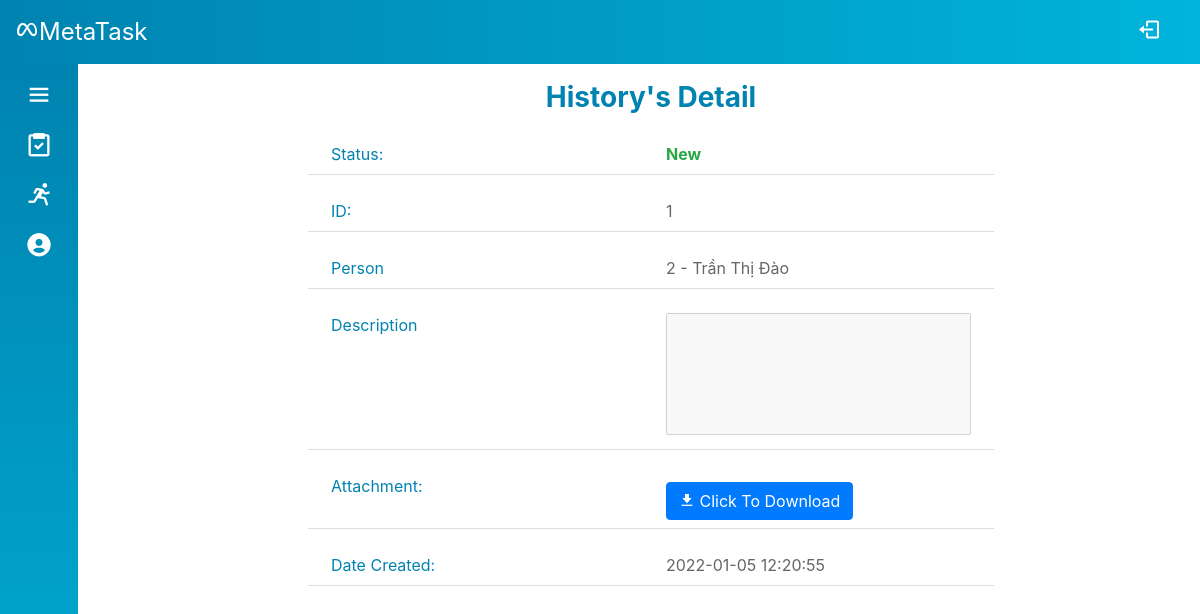
Screenshot of /Source/mvc/index.php?controller=task&action=viewHistory&id=1 (signed in) with the database file from the repository.
### tables this page shows
CREATE TABLE `task_record` (
  `id` int(6) UNSIGNED NOT NULL,
  `task_id` int(6) UNSIGNED NOT NULL,
  `person_id` int(6) UNSIGNED NOT NULL,
  `status` varchar(30) NOT NULL DEFAULT 'New',
  `note` varchar(200) DEFAULT NULL,
  `file_name` varchar(100) DEFAULT NULL,
  `file` varchar(200) DEFAULT NULL,
  `date` timestamp NOT NULL DEFAULT current_timestamp() ON UPDATE current_timestamp()
);

CREATE TABLE `account_info` (
  `id` int(6) UNSIGNED NOT NULL,
  `firstname` varchar(30) NOT NULL,
  `lastname` varchar(30) NOT NULL,
  `email` varchar(50) DEFAULT NULL,
  `phone` varchar(30) DEFAULT NULL,
  `avatar` varchar(200) DEFAULT NULL,
  `department` int(6) UNSIGNED NOT NULL
);

### Source/mvc/controllers/base_controller.php (called while the page is built, shortened)
<?php
    class BaseController {
        protected $name;
        public function render($view, $data = array()) {
            extract($data);
            require_once('views/' .$this->name . '/' . $view . '.php');
            require_once('views/layout/template.php');
        }
    }
?>

### Source/mvc/controllers/task_controller.php (called while the page is built, shortened)
<?php
require_once('models/Task.php');
require_once('models/User.php');
require_once('base_controller.php');
class TaskController extends BaseController
{
    public function viewHistory()
    {
        $id = filter_input(INPUT_GET, 'id', FILTER_SANITIZE_STRING);
        $history = Task::getHistory($id);
        $this->render('viewHistory', array('history' => $history));
    }
}

### Source/mvc/route.php (called while the page is built, shortened)
<?php
$obj = new $className();
$obj->$action();

### Source/mvc/index.php (called while the page is built, shortened)
<?php
require_once('route.php');

### Source/mvc/models/Task.php (called while the page is built, shortened)
<?php
class TaskRecord
{
    public function __construct(
        $id,
        $task_id,
        $person_id,
        $status,
        $note,
        $file_name,
        $file,
        $date
    ) {
        $this->id = $id;
        $this->person_id = $person_id;
        $this->status = $status;
        $this->file_name = $file_name;
        $this->file = $file;
        $this->date = $date;
    }
    public static function get($id)
    {
        $sql = "SELECT * FROM task_record WHERE id = :id";
        $conn = DB::getConnection();
        $stm = $conn->prepare($sql);
        $stm->execute(array('id' => $id));
        if ($item = $stm->fetch()) {
            return new TaskRecord($item['id'], $item['task_id'], $item['person_id'], $item['status'], $item['note'], $item['file_name'], $item['file'], $item['date']);
        }
        return null;
    }
}
class Task
{
    public static function getHistory($taskID)
    {
        return TaskRecord::get($taskID);
    }
}

### Source/mvc/models/User.php (called while the page is built, shortened)
<?php
class User
{
    public static function getFullName($id)
    {
        $sql = "select firstname, lastname from account_info where id = :id";
        $conn = DB::getConnection();
        $stm = $conn->prepare($sql);
        $stm->execute(array('id' => $id));
        if ($item = $stm->fetch()) {
            return $item['lastname'] . ' ' . $item['firstname'];
        }
        return null;
    }
}

### Source/mvc/views/task/viewHistory.php (the view, shortened to what this page needs)
<?php
$s = $data['history'];
$href = "";
$download = "";
$title = "title='NO FILE!'";
$disabled = "disabled";
if ($s->file) {
    if (!empty($s->file)) {
        $file = $s->file;
        $file_name = $s->file_name;
        $href = "href='$file'";
        $download = "download='$file_name'";
        $title = "title='$file_name'";
        $disabled = "";
    }
}
?>
<div class="container-fluid">
    <div class="row">
        <div class="col-12 col-md-8 offset-md-2">
            <div class="profile-info">
                <div class="info-header">History's Detail</div>
                <div class="info-body">
                    <ul class="info-list">
                        <li class="row">
                            <div class="col-12 col-md-6 info-label">Status:</div>
                            <div class="col-12 col-md-6 info-content text-success font-weight-bold" id="task-viewManager-status">
                                <?= $s->status ?>
                            </div>
                        </li>
                        <li class="row">
                            <div class="col-12 col-md-6 info-label">
                                ID:
                            </div>
                            <div class="col-12 col-md-6 info-content" id="task-id">
                                <?= $s->id ?>
                            </div>
                        </li>
                        <li class="row">
                            <div class="col-12 col-md-6 info-label">Person</div>
                            <div class="col-12 col-md-6 info-content" id="task-person-id">
                                <?= $s->person_id ?> - <?= User::getFullName($s->person_id) ?>
                            </div>
                        </li>
                        <li class="row">
                            <div class="col-12 col-md-6 info-label">Description</div>
                            <div class="col-12 col-md-6 info-content">
                                <textarea class="info-content w-100" style="resize: none" rows="5" disabled><?= $s->note  ?></textarea>
                        </li>
                        <li class="row">
                            <div class="col-12 col-md-6 info-label">Attachment:</div>
                            <div class="col-12 col-md-6 info-content">
                                <a <?= $href ?> <?= $download ?> <?= $title ?>>
                                    <button type="button" class="btn btn-primary mt-2" <?= $disabled ?>>
                                        <i class='bx bxs-download'></i> Click To Download
                                    </button>
                                </a>
                            </div>
                        </li>
                        <li class="row">
                            <div class="col-12 col-md-6 info-label">Date Created:</div>
                            <div class="col-12 col-md-6 info-content">
                                <?= $s->date ?>
                            </div>
                        </li>
                    </ul>
                </div>
            </div>
        </div>
    </div>
</div>

### Source/mvc/style.css (style rules this page uses)
* { padding: 0; margin: 0; box-sizing: border-box; list-style-type: none; }
body { position: relative; min-height: 100vh; width: 100%; }
.profile-info, .profile-img { height: 360px; }
.modal .modal-header .modal-title, .profile-info .info-header { text-align: center; font-size: 28px; font-weight: 700; color: #0083b0; }
.profile-info .info-list li { margin: 16px; padding: 8px; border-bottom: 1px solid #ddd; }
.profile-info .info-list .info-label { color: #0083b0; }
.profile-info .info-list .info-content { color: #666; }

### rows the page displays
task_record: status "New", id "1", person "2", person.firstname "Trần Thị Đào", date "2022-01-05 12:20:55"
